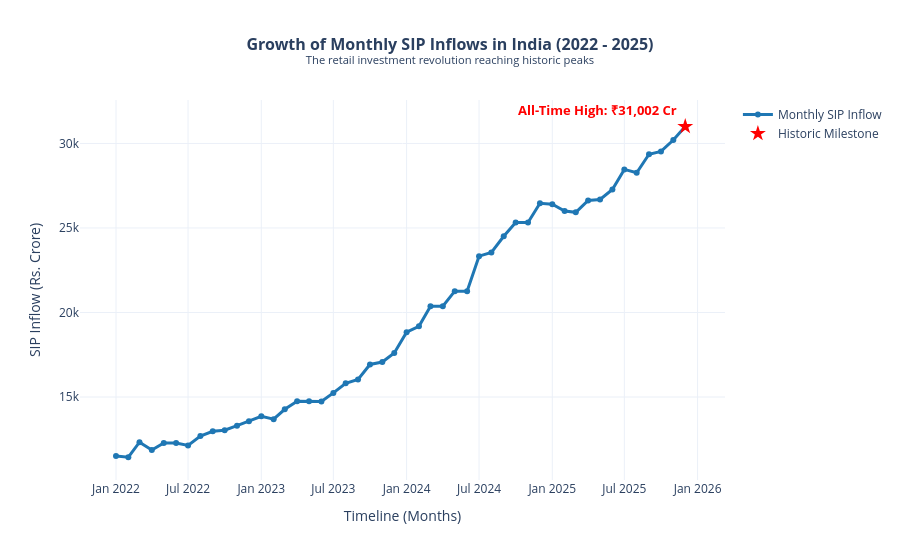

Here is the notebook cell this chart was saved with:
### Markdown cell above
### **Task 3: SIP Inflow Time-Series Analysis (Jan 2022 - Dec 2025)**

### Code cell
# 1. Ensure data range date should be in (Jan 2022 to Dec 2025) 
sip_df['month'] = pd.to_datetime(sip_df['month'])
filtered_sip = sip_df[(sip_df['month'] >= '2022-01-01') & (sip_df['month'] <= '2025-12-31')].sort_values('month')

# 2. Base Line Chart 
fig = go.Figure()

fig.add_trace(go.Scatter(
    x=filtered_sip['month'],
    y=filtered_sip['sip_inflow_crore'], # Apne column ka sahi naam check kar lena (jaise aum_crore tha)
    mode='lines+markers',
    name='Monthly SIP Inflow',
    line=dict(color='#1f77b4', width=3),
    marker=dict(size=6),
    hovertemplate='Month: %{x|%B %Y}<br>Inflow: ₹%{y:,.0f} Cr<extra></extra>'
))

# 3. Special Milestone Highlighting (December 2025: ₹31,002 Cr)
fig.add_trace(go.Scatter(
    x=['2025-12-01'],
    y=[31002],
    mode='markers+text',
    name='Historic Milestone',
    marker=dict(color='red', size=12, symbol='star'),
    text=['<b>All-Time High: ₹31,002 Cr</b>'],
    textposition='top left',
    textfont=dict(color='red', size=13)
))

# 4. Chart Layout Design
fig.update_layout(
    title=dict(
        text="<b>Growth of Monthly SIP Inflows in India (2022 - 2025)</b><br><sup>The retail investment revolution reaching historic peaks</sup>",
        x=0.5, font=dict(size=16)
    ),
    xaxis_title="Timeline (Months)",
    yaxis_title="SIP Inflow (Rs. Crore)",
    template="plotly_white",
    hovermode="closest"
)

# 5. Render the graph
fig.show()
fig.write_image("../reports/charts/SIP Inflow Time-Series Analysis.png")

### Figure 1 — Plotly figure (JSON) as saved in the notebook; plotly's stock layout.template omitted (floating-point values rounded to 4 significant figures)
{"data": [{"hovertemplate": "Month: %{x|%B %Y}<br>Inflow: ₹%{y:,.0f} Cr<extra></extra>", "line": {"color": "#1f77b4", "width": 3}, "marker": {"size": 6}, "mode": "lines+markers", "name": "Monthly SIP Inflow", "type": "scatter", "x": ["2022-01-01T00:00:00", "2022-02-01T00:00:00", "2022-03-01T00:00:00", "2022-04-01T00:00:00", "2022-05-01T00:00:00", "2022-06-01T00:00:00", "2022-07-01T00:00:00", "2022-08-01T00:00:00", "2022-09-01T00:00:00", "2022-10-01T00:00:00", "2022-11-01T00:00:00", "2022-12-01T00:00:00", "2023-01-01T00:00:00", "2023-02-01T00:00:00", "2023-03-01T00:00:00", "2023-04-01T00:00:00", "2023-05-01T00:00:00", "2023-06-01T00:00:00", "2023-07-01T00:00:00", "2023-08-01T00:00:00", "2023-09-01T00:00:00", "2023-10-01T00:00:00", "2023-11-01T00:00:00", "2023-12-01T00:00:00", "2024-01-01T00:00:00", "2024-02-01T00:00:00", "2024-03-01T00:00:00", "2024-04-01T00:00:00", "2024-05-01T00:00:00", "2024-06-01T00:00:00", "2024-07-01T00:00:00", "2024-08-01T00:00:00", "2024-09-01T00:00:00", "2024-10-01T00:00:00", "2024-11-01T00:00:00", "2024-12-01T00:00:00", "2025-01-01T00:00:00", "2025-02-01T00:00:00", "2025-03-01T00:00:00", "2025-04-01T00:00:00", "2025-05-01T00:00:00", "2025-06-01T00:00:00", "2025-07-01T00:00:00", "2025-08-01T00:00:00", "2025-09-01T00:00:00", "2025-10-01T00:00:00", "2025-11-01T00:00:00", "2025-12-01T00:00:00"], "y": [11517, 11438, 12328, 11863, 12286, 12276, 12140, 12694, 12976, 13040, 13306, 13573, 13856, 13687, 14276, 14749, 14749, 14734, 15245, 15814, 16042, 16928, 17073, 17610, 18838, 19187, 20371, 20371, 21262, 21262, 23332, 23547, 24509, 25323, 25320, 26459, 26400, 25999, 25926, 26632, 26688, 27274, 28464, 28265, 29361, 29529, 30200, 31002]}, {"marker": {"color": "red", "size": 12, "symbol": "star"}, "mode": "markers+text", "name": "Historic Milestone", "text": ["<b>All-Time High: ₹31,002 Cr</b>"], "textfont": {"color": "red", "size": 13}, "textposition": "top left", "type": "scatter", "x": ["2025-12-01"], "y": [31002]}], "layout": {"hovermode": "closest", "title": {"font": {"size": 16}, "text": "<b>Growth of Monthly SIP Inflows in India (2022 - 2025)</b><br><sup>The retail investment revolution reaching historic peaks</sup>", "x": 0.5}, "xaxis": {"title": {"text": "Timeline (Months)"}}, "yaxis": {"title": {"text": "SIP Inflow (Rs. Crore)"}}}}
